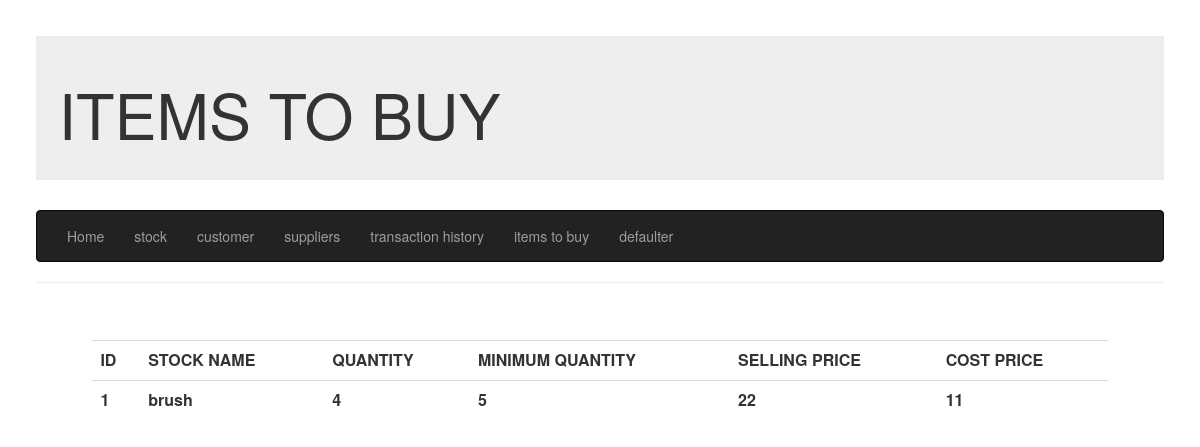
The app's page /itb with its own data.
### app/models.py (models this page shows, shortened)
class Stock(db.Model):
    id = db.Column(db.Integer, primary_key=True)
    name = db.Column(db.String(140),nullable = False , unique=True)
    qty = db.Column(db.Integer,default=1, nullable = False)
    minqty = db.Column(db.Integer,default=0, nullable = False)
    sp = db.Column(db.Integer , default=0, nullable = False)
    cp = db.Column(db.Integer,default=0, nullable = False)
    timestamp = db.Column(db.DateTime, index=True, default=datetime.utcnow)

### app/routes.py (the view)
@app.route('/itb', methods=['GET','POST'])
def itb():
    try:
        conn = sqlite3.connect('app.db')
        s2 = conn.execute('select *  from Stock where minqty>=qty;')
        s1=[]
        for i in s2:s1.append(i)
        conn.close()
        return render_template('itb.html',title='ITEMS TO BUY',s1=s1)
    except Exception as e:
        print("in itb = ",str(e))
        return render_template('itb.html',title='ITEMS TO BUY')

### app/templates/itb.html
{% extends 'base.html' %}
{% block content %}
{% if s1: %}
<table class="table">
    <tr>
      <th>ID</th>
      <th>STOCK NAME</th>
      <th>QUANTITY</th>
      <th>MINIMUM QUANTITY</th>
      <th>SELLING PRICE</th>
      <th>COST PRICE</th>
  </tr>
  {% for s in s1 %}
    <tr>
        <th>{{ s[0] }}</th>
        <th>{{ s[1] }}</th>
        <th>{{ s[2] }}</th>
        <th>{{ s[3] }}</th>
        <th>{{ s[4] }}</th>
        <th>{{ s[5] }}</th>
    </tr>
    {% endfor %}
  </table>
  {% endif %}
{% endblock %}

### app/templates/base.html (shortened to what this page needs)
<html>
    <head>
            <link rel="stylesheet" href="https://maxcdn.bootstrapcdn.com/bootstrap/3.4.0/css/bootstrap.min.css">
    </head>
    <body >
        <div style="margin: 3%">
            <div class="jumbotron" style="padding:2%">
        {% if title %}
        <h1>{{ title }}</h1>
        {% else %}
        <h1>WHOLESALE MANAGEMENT SYSTEM</h1>
        {% endif %}
    </div>
        <nav class="navbar navbar-inverse">
                <div class="container-fluid">
                  <ul class="nav navbar-nav">
                       <li> <a href="{{ url_for('index') }}">Home</a></li>
                      <li><a href="{{ url_for('stock') }}">stock</a></li>
                        <li><a href="{{ url_for('customer') }}">customer</a></li>
                        <li><a href="{{ url_for('supplier') }}">suppliers</a></li>
                        <li><a href="{{ url_for('payment') }}">transaction history</a></li>
                        <li><a href="{{ url_for('itb') }}">items to buy</a></li>
                        <li><a href="{{ url_for('defaulter') }}">defaulter</a></li>
                  </ul>
                </div>
              </nav>
            <hr>
        <div style="margin: 5%" class ="div">
        {% block content %}
        {% endblock %}
        </div>
        </div>
    </body>
</html>

### records on screen
Stock: id "1", name "brush", qty "4", minqty "5", sp "22", cp "11"

### other values on screen
{{ title }} "ITEMS TO BUY"
